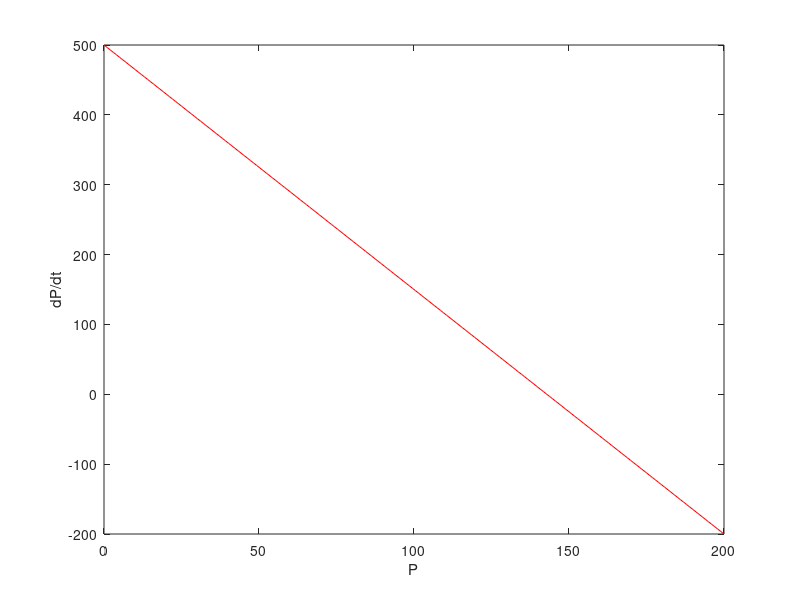

This chart was generated by the following MATLAB code: (Note: this script raises an error after producing the figure.)
% define ODE and parameters
a_0 = 500; % molecules per hour
a_1 = 0.5; % molecules per hour, per existing molecule of A
b = 4; % 1/hrs
dPdt =@(P) (a_0 + a_1*P) - b*P;

% Find the steady state by plotting the dP/dt versus P
PArray = linspace(0,200,200);
dPdtPhaseLine = dPdt(PArray);
figure;
plot(PArray,dPdtPhaseLine,'r');
ylabel('dP/dt');
xlabel('P');
refline(0,0); % horizontal line at dPdt=0
legend('dP/dt Phase Line','reference line');

%solve steady state with ode45

[T, P] = ode45(@(t,x)dPdt(x), [0,5.0], 0); % Matlab's built-in ODE solver, ode45

plot(T,P)
ylabel('Molecules of protein A');
xlabel('Time (hours)');